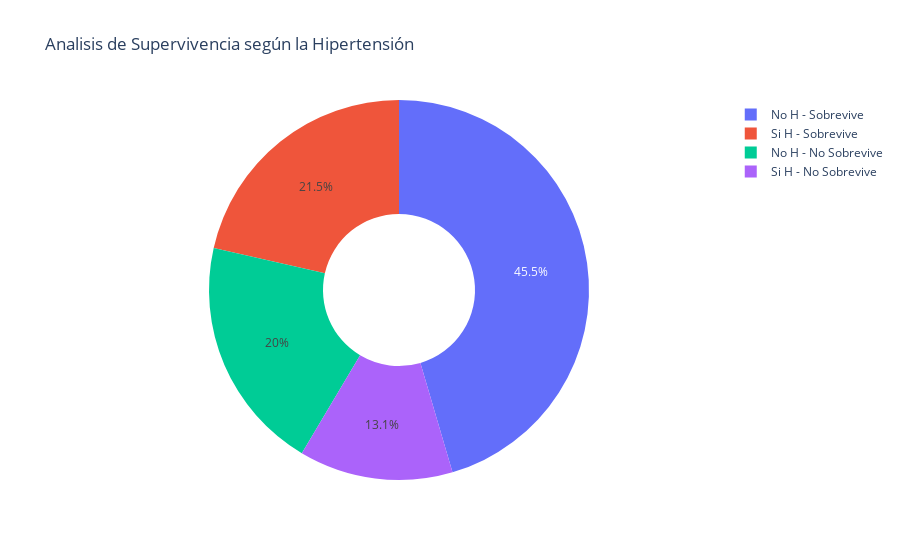

The code cell stored with this chart in its notebook:
### Markdown cell above
<h2 style="color: #e4e978">¿Es la hipertensión un factor importante ante la supervivencia de IC?</h2>
La insuficiencia cardíaca es una de las principales causas de morbimortalidad cardiovascular y la primera causa de hospitalizaciones en pacientes de más de 65 años. 

Esto ha motivado un interés creciente por la detección de los pacientes asintomáticos, pero con un alto riesgo de desarrollar insuficiencia cardíaca debido a la presencia de factores de riesgo bien determinados, que si no se controlan llevarán a un alto porcentaje de pacientes a presentar síntomas de insuficiencia cardíaca.

La hipertensión arterial es el factor de riesgo más comúnmente detectado en pacientes que desarrollan insuficiencia cardíaca, y su tratamiento ha demostrado ser capaz de reducir la incidencia de insuficiencia cardíaca en un 52%.

### Code cell
SiH = train[train['high_blood_pressure']==1]            	             #Asignación de resultados en variables
NoH = train[train['high_blood_pressure']==0]

SiHSobrevive= SiH[train["DEATH_EVENT"]==0]                               #Evaluación de hipertención ante un evento de muerte
SiHNoSobrevive = SiH[train["DEATH_EVENT"]==1]
NoHSobrevive = NoH[train["DEATH_EVENT"]==0]
NoHNoSobrevive = NoH[train["DEATH_EVENT"]==1]

labels = ['Si H - Sobrevive','Si H - No Sobrevive', 'No H - Sobrevive', 'No H - No Sobrevive']
values = [len(SiH[train["DEATH_EVENT"]==0]),len(SiH[train["DEATH_EVENT"]==1]),
         len(NoH[train["DEATH_EVENT"]==0]),len(NoH[train["DEATH_EVENT"]==1])]
Hip = go.Figure(data=[go.Pie(labels=labels, values=values, hole=.4)])
Hip.update_layout(
    title_text="Analisis de Supervivencia según la Hipertensión")
Hip.show()

### Figure 1 — Plotly figure (JSON) as saved in the notebook; plotly's stock layout.template omitted (floating-point values rounded to 4 significant figures)
{"data": [{"hole": 0.4, "labels": ["Si H - Sobrevive", "Si H - No Sobrevive", "No H - Sobrevive", "No H - No Sobrevive"], "type": "pie", "values": [59, 36, 125, 55]}], "layout": {"title": {"text": "Analisis de Supervivencia según la Hipertensión"}}}
